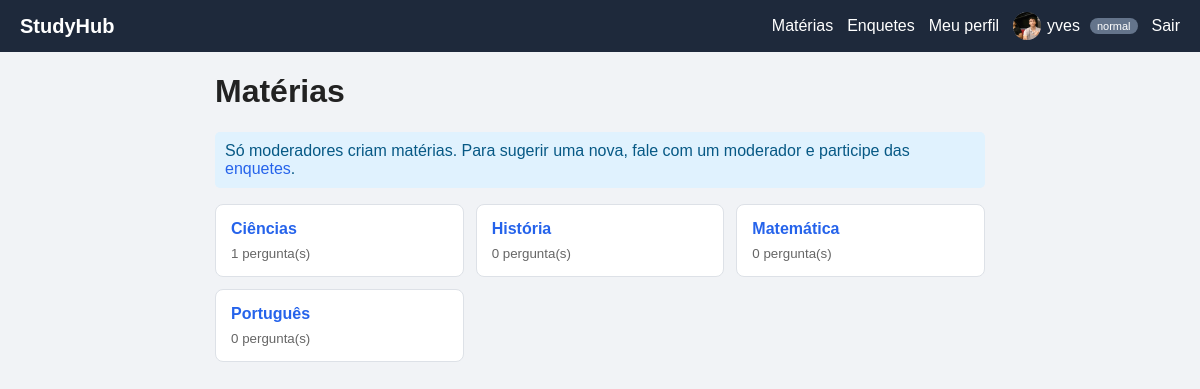
The app's page /index.php (signed in) with its own data.
### tables this page shows
CREATE TABLE `usuarios` (
  `id` int NOT NULL AUTO_INCREMENT,
  `nome` varchar(60) NOT NULL,
  `email` varchar(120) NOT NULL,
  `senha` varchar(255) NOT NULL,
  `tipo` enum('normal','moderador','especialista') NOT NULL DEFAULT 'normal',
  `bio` varchar(255) NOT NULL DEFAULT '',
  `foto` varchar(255) DEFAULT NULL,
  `banido` tinyint(1) NOT NULL DEFAULT '0',
  `criado_em` datetime DEFAULT CURRENT_TIMESTAMP,
  PRIMARY KEY (`id`),
  UNIQUE KEY `email` (`email`)
);

CREATE TABLE `categorias` (
  `id` int NOT NULL AUTO_INCREMENT,
  `nome` varchar(60) NOT NULL,
  `criado_por` int DEFAULT NULL,
  `criado_em` datetime DEFAULT CURRENT_TIMESTAMP,
  PRIMARY KEY (`id`),
  UNIQUE KEY `nome` (`nome`),
  KEY `criado_por` (`criado_por`),
  CONSTRAINT `categorias_ibfk_1` FOREIGN KEY (`criado_por`) REFERENCES `usuarios` (`id`) ON DELETE SET NULL
);

### index.php (the view, shortened to what this page needs)
<?php
require 'config.php';
$erro = '';
$categorias = $pdo->query(
    'SELECT c.*, (SELECT COUNT(*) FROM perguntas p WHERE p.categoria_id = c.id) AS total
     FROM categorias c ORDER BY c.nome'
)->fetchAll();
include 'header.php';
?>
<h1>Matérias</h1>
<?php if (eh_moderador()): ?>
<div class="caixa">
    <h3>Criar nova matéria</h3>
    <?php if ($erro): ?><p class="erro"><?= e($erro) ?></p><?php endif; ?>
    <form method="post" class="linha">
        <input type="text" name="nome" maxlength="60" placeholder="Ex: Geografia" required>
        <button type="submit" name="criar">Criar</button>
    </form>
    <small>Dica: para deixar os usuários decidirem, crie uma <a href="enquetes.php">enquete</a>. Se for aprovada, a matéria é criada sozinha.</small>
</div>
<?php elseif (logado()): ?>
<p class="aviso">Só moderadores criam matérias. Para sugerir uma nova, fale com um moderador e participe das <a href="enquetes.php">enquetes</a>.</p>
<?php else: ?>
<p class="aviso">Você está como visitante: pode ver tudo, mas precisa <a href="login.php">entrar</a> para perguntar ou responder.</p>
<?php endif; ?>
<div class="grade">
    <?php foreach ($categorias as $c): ?>
    <div class="cartao">
        <a href="categoria.php?id=<?= $c['id'] ?>"><strong><?= e($c['nome']) ?></strong></a>
        <small><?= $c['total'] ?> pergunta(s)</small>
    </div>
    <?php endforeach; ?>
</div>
<?php include 'footer.php'; ?>

### header.php (shortened to what this page needs)
<?php $usuario = logado(); ?>
<!DOCTYPE html>
<html lang="pt-br">
<head>
    <link rel="stylesheet" href="style.css">
</head>
<body>
<header class="topo">
    <a class="logo" href="index.php">StudyHub</a>
    <nav>
        <a href="index.php">Matérias</a>
        <a href="enquetes.php">Enquetes</a>
        <?php if (eh_moderador()): ?>
            <a href="admin.php">Painel</a>
        <?php endif; ?>
        <?php if ($usuario): ?>
            <a href="perfil.php">Meu perfil</a>
            <span class="quem"><?= avatar($usuario['nome'], $usuario['foto'], 28) ?> <?= e($usuario['nome']) ?> <small class="tag <?= e($usuario['tipo']) ?>"><?= e($usuario['tipo']) ?></small></span>
            <a href="logout.php">Sair</a>
        <?php else: ?>
            <span class="quem">Visitante</span>
            <a href="login.php">Entrar</a>
            <a href="registro.php">Cadastrar</a>
        <?php endif; ?>
    </nav>
</header>
<main class="conteudo">

### config.php (shortened to what this page needs)
<?php
$pdo = new PDO(
    'mysql:host=localhost;dbname=forum_escolar;charset=utf8mb4',
    'root',
    '1234',
    [
        PDO::ATTR_ERRMODE => PDO::ERRMODE_EXCEPTION,
        PDO::ATTR_DEFAULT_FETCH_MODE => PDO::FETCH_ASSOC,
    ]
);
function e($texto) {
    return htmlspecialchars((string)$texto, ENT_QUOTES, 'UTF-8');
}
function logado() {
    global $pdo;
    $s = $pdo->prepare('SELECT * FROM usuarios WHERE id = ?');
    $s->execute([$_SESSION['uid']]);
    $u = $s->fetch();
    return $u;
}
function eh_moderador() {
    $u = logado();
    return $u && $u['tipo'] === 'moderador';
}
function avatar($nome, $foto, $tam = 40) {
    $estilo = 'width:' . (int)$tam . 'px;height:' . (int)$tam . 'px;';
    if ($foto) {
        return '<img class="avatar" style="' . $estilo . '" src="uploads/fotos/' . e($foto)
             . '" alt="Foto de ' . e($nome) . '">';
    }
    $inicial = mb_strtoupper(mb_substr($nome, 0, 1));
    return '<span class="avatar" style="' . $estilo . 'font-size:' . round($tam * 0.45) . 'px">'
         . e($inicial) . '</span>';
}

### style.css (style rules this page uses)
* { box-sizing: border-box; }
body { margin: 0; font-family: Arial, Helvetica, sans-serif; background: #f1f3f6; color: #222; }
a { color: #2563eb; text-decoration: none; }
.topo { background: #1e293b; padding: 12px 20px; display: flex; justify-content: space-between; align-items: center; flex-wrap: wrap; gap: 10px; }
.topo a, .topo .quem { color: #fff; }
.logo { font-size: 20px; font-weight: bold; }
nav { display: flex; gap: 14px; align-items: center; flex-wrap: wrap; }
.conteudo { max-width: 800px; margin: 20px auto; padding: 0 15px; }
.grade { display: grid; grid-template-columns: repeat(auto-fill, minmax(200px, 1fr)); gap: 12px; }
.cartao { background: #fff; border: 1px solid #dde1e7; border-radius: 8px; padding: 15px; display: flex; flex-direction: column; gap: 8px; }
.aviso { background: #e0f2fe; color: #075985; padding: 10px; border-radius: 5px; }
small { color: #666; }
.tag { font-size: 11px; padding: 2px 7px; border-radius: 10px; color: #fff; background: #64748b; }
.topo .tag { margin-left: 4px; }
.quem { display: inline-flex; align-items: center; gap: 6px; }
.avatar { border-radius: 50%; object-fit: cover; vertical-align: middle; background: #64748b; color: #fff; display: inline-flex; align-items: center; justify-content: center; font-weight: bold; flex-shrink: 0; }
img.avatar { display: inline-block; }

### records on screen
usuarios: foto (picture), nome "yves", tipo "normal"
categorias: nome "Ciências", total "1"
categorias: nome "História", total "0"
categorias: nome "Matemática", total "0"
categorias: nome "Português", total "0"
